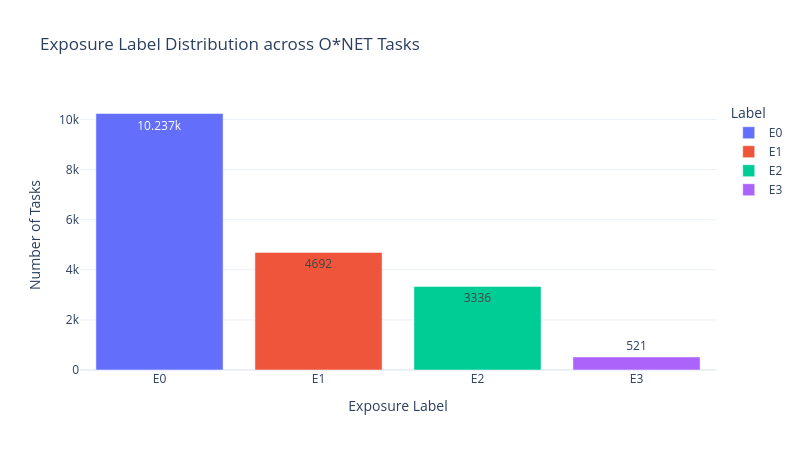

The notebook cell this image was saved under:
### Markdown cell above
## 9 · Visualise Results

### Code cell
import plotly.express as px

dist_df = (
    df_classified["exposure_label"]
    .value_counts()
    .sort_index()
    .reset_index()
    .rename(columns={"index": "Label", "exposure_label": "Label",
                     "count": "Count"})
)

fig = px.bar(
    dist_df, x="Label", y="Count", color="Label",
    color_discrete_map={"E0": "#636efa", "E1": "#ef553b",
                        "E2": "#00cc96", "E3": "#ab63fa", "ERROR": "#ff6692"},
    title="Exposure Label Distribution across O*NET Tasks",
    text_auto=True,
)
fig.update_layout(
    template="plotly_white", width=800, height=450,
    xaxis_title="Exposure Label", yaxis_title="Number of Tasks",
)
fig.show()

### Figure 1 — Plotly figure (JSON) as saved in the notebook; plotly's stock layout.template omitted (floating-point values rounded to 4 significant figures)
{"data": [{"hovertemplate": "Label=%{x}<br>Count=%{y}<extra></extra>", "legendgroup": "E0", "marker": {"color": "#636efa", "pattern": {"shape": ""}}, "name": "E0", "orientation": "v", "showlegend": true, "textposition": "auto", "texttemplate": "%{y}", "type": "bar", "x": ["E0"], "xaxis": "x", "y": [10237], "yaxis": "y"}, {"hovertemplate": "Label=%{x}<br>Count=%{y}<extra></extra>", "legendgroup": "E1", "marker": {"color": "#ef553b", "pattern": {"shape": ""}}, "name": "E1", "orientation": "v", "showlegend": true, "textposition": "auto", "texttemplate": "%{y}", "type": "bar", "x": ["E1"], "xaxis": "x", "y": [4692], "yaxis": "y"}, {"hovertemplate": "Label=%{x}<br>Count=%{y}<extra></extra>", "legendgroup": "E2", "marker": {"color": "#00cc96", "pattern": {"shape": ""}}, "name": "E2", "orientation": "v", "showlegend": true, "textposition": "auto", "texttemplate": "%{y}", "type": "bar", "x": ["E2"], "xaxis": "x", "y": [3336], "yaxis": "y"}, {"hovertemplate": "Label=%{x}<br>Count=%{y}<extra></extra>", "legendgroup": "E3", "marker": {"color": "#ab63fa", "pattern": {"shape": ""}}, "name": "E3", "orientation": "v", "showlegend": true, "textposition": "auto", "texttemplate": "%{y}", "type": "bar", "x": ["E3"], "xaxis": "x", "y": [521], "yaxis": "y"}], "layout": {"barmode": "relative", "height": 450, "legend": {"title": {"text": "Label"}, "tracegroupgap": 0}, "title": {"text": "Exposure Label Distribution across O*NET Tasks"}, "width": 800, "xaxis": {"anchor": "y", "categoryarray": ["E0", "E1", "E2", "E3"], "categoryorder": "array", "domain": [0, 1], "title": {"text": "Exposure Label"}}, "yaxis": {"anchor": "x", "domain": [0, 1], "title": {"text": "Number of Tasks"}}}}
